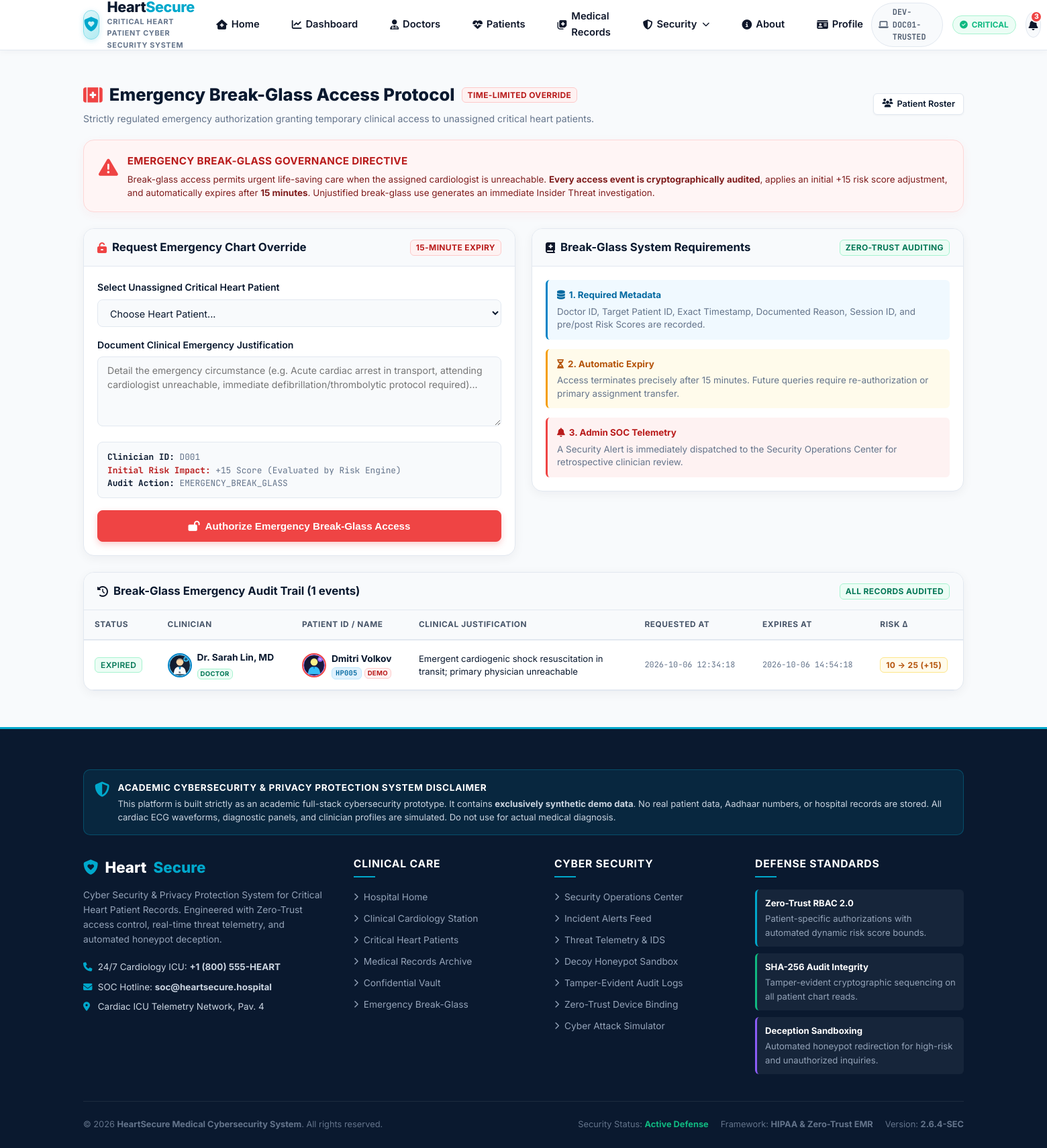
Before: /emergency-access (signed in) with the older database file.
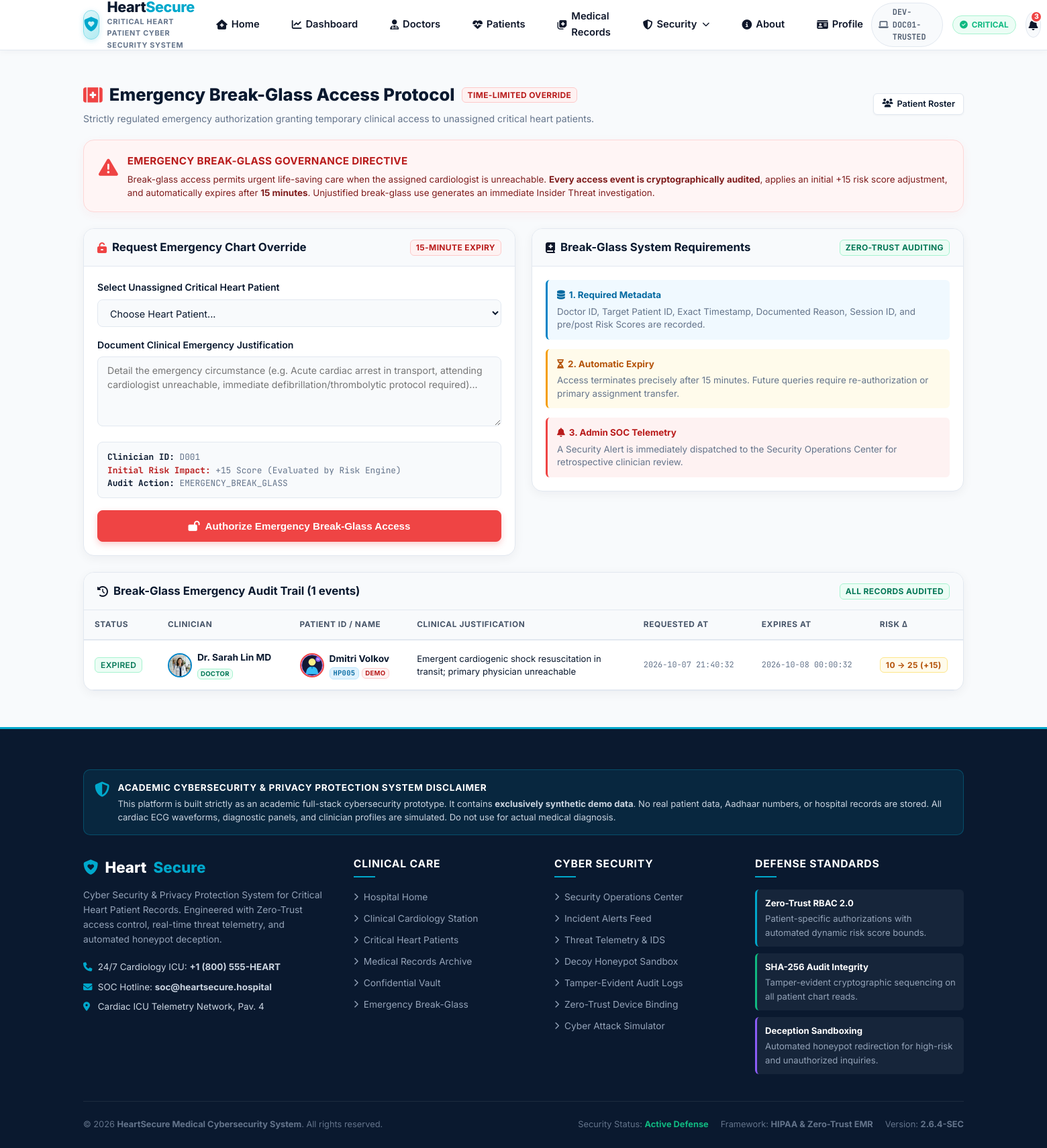
After: the same page with the newer database file.
### tables this page shows
CREATE TABLE doctors (
    id INTEGER PRIMARY KEY AUTOINCREMENT,
    doctor_id TEXT UNIQUE NOT NULL, -- e.g. 'D001', 'D002'
    user_id TEXT UNIQUE NOT NULL,
    name TEXT NOT NULL,
    profile_photo TEXT DEFAULT NULL,
    specialty TEXT NOT NULL,
    specialization TEXT,
    qualification TEXT DEFAULT 'MBBS, MD Cardiology',
    experience TEXT DEFAULT '8 Years',
    department TEXT NOT NULL,
    email TEXT,
    demo_phone TEXT DEFAULT '+1 (555) 019-2834',
    permission_level TEXT NOT NULL DEFAULT 'NORMAL', -- 'NORMAL', 'CONFIDENTIAL', 'HIGHLY_CONFIDENTIAL'
    trusted_device_id TEXT,
    status TEXT DEFAULT 'active', -- 'active', 'disabled'
    last_login TIMESTAMP DEFAULT CURRENT_TIMESTAMP,
    created_at TIMESTAMP DEFAULT CURRENT_TIMESTAMP,
    FOREIGN KEY(user_id) REFERENCES users(user_id) ON DELETE CASCADE
);

CREATE TABLE emergency_access (
    id INTEGER PRIMARY KEY AUTOINCREMENT,
    doctor_id TEXT NOT NULL,
    patient_id TEXT NOT NULL,
    session_id TEXT NOT NULL,
    reason TEXT NOT NULL,
    requested_at TIMESTAMP DEFAULT CURRENT_TIMESTAMP,
    expires_at TIMESTAMP NOT NULL,
    risk_score_before INTEGER NOT NULL,
    risk_score_after INTEGER NOT NULL,
    approved INTEGER DEFAULT 1,
    status TEXT DEFAULT 'ACTIVE' -- 'ACTIVE', 'EXPIRED', 'REVOKED'
);

CREATE TABLE patients (
    id INTEGER PRIMARY KEY AUTOINCREMENT,
    patient_id TEXT UNIQUE NOT NULL, -- e.g. 'HP001', 'HP002'
    user_id TEXT DEFAULT NULL,
    name TEXT NOT NULL,
    profile_photo TEXT DEFAULT NULL,
    age INTEGER NOT NULL,
    blood_group TEXT NOT NULL,
    gender TEXT NOT NULL,
    assigned_doctor_id TEXT NOT NULL,
    heart_condition_category TEXT NOT NULL, -- 'STEMI', 'Ventricular Tachycardia', 'Heart Failure', etc.
    medical_history TEXT NOT NULL,
    ecg_report TEXT NOT NULL,
    echo_report TEXT NOT NULL,
    blood_test_report TEXT NOT NULL,
    current_prescriptions TEXT NOT NULL,
    email TEXT DEFAULT NULL,
    phone_number TEXT DEFAULT '+1 (555) 019-1001',
    emergency_contact TEXT NOT NULL,
    last_updated TIMESTAMP DEFAULT CURRENT_TIMESTAMP,
    record_sensitivity_level TEXT NOT NULL DEFAULT 'NORMAL', -- 'NORMAL', 'CONFIDENTIAL', 'HIGHLY_CONFIDENTIAL'
    vitals TEXT NOT NULL,
    status TEXT DEFAULT 'active', -- 'active', 'disabled'
    created_at TIMESTAMP DEFAULT CURRENT_TIMESTAMP,
    is_decoy INTEGER DEFAULT 0
);

### routes/doctor.py (the view, shortened to what this page needs)
@doctor_bp.route('/emergency-access', methods=['GET', 'POST'])
def emergency_access():
    user = UserModel.get_by_user_id(session['user_id'])
    doc = UserModel.get_doctor_by_user_id(session['user_id'])
    doctor_id = doc['doctor_id'] if doc else 'D001'
    all_emergencies = RecordModel.get_all_emergency_access()
    all_patients = PatientModel.get_all()
    return render_template(
        'emergency_access.html',
        user=user,
        doctor=doc,
        emergencies=all_emergencies,
        patients=all_patients
    )

### database/db.py (called while the page is built)
def get_db():
    try:
        if 'db' not in g:
            g.db = sqlite3.connect(DB_PATH, check_same_thread=False)
            g.db.row_factory = sqlite3.Row
            g.db.execute("PRAGMA foreign_keys = ON")
            ensure_schema(g.db)
        return g.db
    except RuntimeError:
        conn = sqlite3.connect(DB_PATH, check_same_thread=False)
        conn.row_factory = sqlite3.Row
        conn.execute("PRAGMA foreign_keys = ON")
        ensure_schema(conn)
        return conn

def query_db(query, args=(), one=False):
    conn = get_db()
    cur = conn.execute(query, args)
    rv = cur.fetchall()
    cur.close()
    return (dict(rv[0]) if rv else None) if one else [dict(r) for r in rv]

### models/patient.py (called while the page is built)
    @staticmethod
    def get_all():
        rows = query_db("SELECT * FROM patients ORDER BY patient_id ASC")
        return [PatientModel._format(r) for r in rows]

### models/user.py (called while the page is built)
    @staticmethod
    def get_by_user_id(user_id):
        return query_db("SELECT * FROM users WHERE user_id = ?", (user_id,), one=True)

    @staticmethod
    def get_doctor_by_user_id(user_id):
        return query_db("SELECT * FROM doctors WHERE user_id = ?", (user_id,), one=True)

### templates/emergency_access.html (shortened to what the changed rows need)
{% extends "base.html" %}
{% block content %}
<div style="margin-bottom: 24px;">
    <div style="display: flex; justify-content: space-between; align-items: center; flex-wrap: wrap; gap: 14px; margin-bottom: 20px;">
        <div>
            <div style="display: flex; align-items: center; gap: 10px;">
                <h1 style="font-size: 1.6rem; font-weight: 800; color: var(--navy-primary); display: flex; align-items: center; gap: 10px;">
                    <i class="fa-solid fa-kit-medical" style="color: #ef4444;"></i> Emergency Break-Glass Access Protocol
                </h1>
            </div>
        </div>
    </div>
    <div class="card" style="box-shadow: 0 4px 15px rgba(15, 23, 42, 0.05); border: 1px solid var(--border-light);">
        <div class="table-container">
            <table class="data-table">
                <thead>
                    <tr>
                        <th>Status</th>
                        <th>Clinician</th>
                        <th>Patient ID / Name</th>
                        <th>Clinical Justification</th>
                        <th>Requested At</th>
                        <th>Expires At</th>
                        <th>Risk Δ</th>
                    </tr>
                </thead>
                <tbody>
                    {% for e in emergencies %}
                    <tr>
                        <td>
                            {% if e.is_active %}
                                <span class="badge badge-critical" style="font-weight: 700; animation: pulse-red 2s infinite;">
                                    <i class="fa-solid fa-circle" style="font-size: 0.55rem; margin-right: 4px;"></i> ACTIVE GRANT
                                </span>
                            {% else %}
                                <span class="badge badge-low" style="font-weight: 600;">EXPIRED</span>
                            {% endif %}
                        </td>
                        <td>
                            <div style="display: flex; align-items: center; gap: 8px;">
                                <img src="{{ doctor_photo(e.doctor_photo) }}" alt="{{ e.doctor_name }}" style="width: 36px; height: 36px; border-radius: 50%; object-fit: cover; border: 2px solid #0284c7; flex-shrink: 0;">
                                <div>
                                    <strong style="color: var(--navy-primary); font-size: 0.86rem;">{{ e.doctor_name or e.doctor_id }}</strong>
                                    <div><span class="badge badge-low" style="font-size: 0.6rem; padding: 1px 4px;">DOCTOR</span></div>
                                </div>
                            </div>
                        </td>
                        <td>
                            <div style="display: flex; align-items: center; gap: 8px;">
                                <img src="{{ patient_photo(e.patient_photo, False) }}" alt="{{ e.patient_name }}" style="width: 36px; height: 36px; border-radius: 50%; object-fit: cover; border: 2px solid #ef4444; flex-shrink: 0;">
                                <div>
                                    <strong style="color: var(--navy-primary); font-size: 0.86rem;">{{ e.patient_name }}</strong>
                                    <div style="display: flex; align-items: center; gap: 4px; margin-top: 2px;">
                                        <span class="badge" style="background: #e0f2fe; color: #0369a1; border: 1px solid #bae6fd; font-size: 0.65rem; padding: 1px 5px; font-family: var(--font-mono); font-weight: 700;">
                                            {{ e.patient_id }}
                                        </span>
                                        <span class="badge" style="font-size: 0.6rem; padding: 1px 4px; background: #fef2f2; color: #b91c1c; border: 1px solid #fecaca; font-weight: 700;">DEMO</span>
                                    </div>
                                </div>
                            </div>
                        </td>
                        <td style="font-size: 0.82rem; color: var(--navy-primary); max-width: 320px; line-height: 1.45;">
                            {{ e.reason }}
                        </td>
                        <td style="font-family: var(--font-mono); font-size: 0.74rem; color: var(--text-muted); white-space: nowrap;">
                            {{ e.requested_at }}
                        </td>
                        <td style="font-family: var(--font-mono); font-size: 0.74rem; color: var(--text-muted); white-space: nowrap;">
                            {{ e.expires_at }}
                        </td>
                        <td>
                            <span class="badge badge-medium" style="font-weight: 700;">
                                {{ e.risk_score_before }} → {{ e.risk_score_after }} (+15)
                            </span>
                        </td>
                    </tr>
                    {% endfor %}
                </tbody>
            </table>
        </div>
    </div>
</div>
{% endblock %}

### templates/base.html (shortened to what the changed rows need)
<!DOCTYPE html>
<html lang="en">
<head>
    <link rel="stylesheet" href="https://cdnjs.cloudflare.com/ajax/libs/font-awesome/6.5.1/css/all.min.css">
    <link rel="stylesheet" href="{{ url_for('static', filename='css/style.css') }}">
</head>
<body>
    <header class="hospital-navbar">
        <div class="navbar-container">
            <div class="navbar-actions">
                <div class="device-badge-pill" title="Zero-Trust Hardware Binding">
                    <i class="fa-solid fa-laptop"></i>
                    <span>{{ session_device_id }}</span>
                </div>
            </div>
        </div>
    </header>
    <main class="container">
        {% block content %}{% endblock %}
    </main>
</body>
</html>

Changed rows visible on the page:
removed emergency_access: profile_photo (picture), name "Dr. Sarah Lin, MD", patient_name "Dmitri Volkov", patient_id "HP005", reason "Emergent cardiogenic shock resuscitation in transit; primary physician unreachable", requested_at "2026-10-06 12:34:18", expires_at "2026-10-06 14:54:18", risk_score_before "10", risk_score_after "25"
added emergency_access: profile_photo (picture), name "Dr. Sarah Lin MD", patient_name "Dmitri Volkov", patient_id "HP005", reason "Emergent cardiogenic shock resuscitation in transit; primary physician unreachable", requested_at "2026-10-07 21:40:32", expires_at "2026-10-08 00:00:32", risk_score_before "10", risk_score_after "25"
